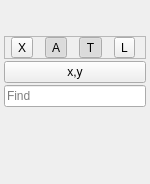
<?xml version="1.0" encoding="UTF-8"?>
<ui version="4.0">
 <class>WidgetImageOverlay</class>
 <widget class="QWidget" name="WidgetImageOverlay">
  <property name="geometry">
   <rect>
    <x>0</x>
    <y>0</y>
    <width>150</width>
    <height>184</height>
   </rect>
  </property>
  <property name="windowTitle">
   <string>Form</string>
  </property>
  <property name="autoFillBackground">
   <bool>true</bool>
  </property>
  <layout class="QVBoxLayout" name="layout">
   <property name="spacing">
    <number>2</number>
   </property>
   <property name="leftMargin">
    <number>4</number>
   </property>
   <property name="topMargin">
    <number>4</number>
   </property>
   <property name="rightMargin">
    <number>4</number>
   </property>
   <property name="bottomMargin">
    <number>4</number>
   </property>
   <item>
    <widget class="QLabel" name="labelInfo1">
     <property name="text">
      <string/>
     </property>
    </widget>
   </item>
   <item>
    <widget class="QLabel" name="labelInfo2">
     <property name="text">
      <string/>
     </property>
    </widget>
   </item>
   <item>
    <widget class="QFrame" name="frame">
     <property name="frameShape">
      <enum>QFrame::StyledPanel</enum>
     </property>
     <property name="frameShadow">
      <enum>QFrame::Raised</enum>
     </property>
     <layout class="QHBoxLayout" name="horizontalLayout">
      <property name="leftMargin">
       <number>0</number>
      </property>
      <property name="topMargin">
       <number>0</number>
      </property>
      <property name="rightMargin">
       <number>0</number>
      </property>
      <property name="bottomMargin">
       <number>0</number>
      </property>
      <item>
       <widget class="QToolButton" name="btA">
        <property name="toolTip">
         <string>Show active nets&lt;br&gt;Key: X</string>
        </property>
        <property name="toolTipDuration">
         <number>5000</number>
        </property>
        <property name="text">
         <string>X</string>
        </property>
        <property name="checkable">
         <bool>true</bool>
        </property>
        <property name="checked">
         <bool>false</bool>
        </property>
       </widget>
      </item>
      <item>
       <widget class="QToolButton" name="btB">
        <property name="toolTip">
         <string>Show annotations&lt;br&gt;Key: space</string>
        </property>
        <property name="toolTipDuration">
         <number>5000</number>
        </property>
        <property name="text">
         <string>A</string>
        </property>
        <property name="checkable">
         <bool>true</bool>
        </property>
        <property name="checked">
         <bool>true</bool>
        </property>
       </widget>
      </item>
      <item>
       <widget class="QToolButton" name="btC">
        <property name="toolTip">
         <string>Show transistors&lt;br&gt;Key: T / period</string>
        </property>
        <property name="toolTipDuration">
         <number>5000</number>
        </property>
        <property name="text">
         <string>T</string>
        </property>
        <property name="checkable">
         <bool>true</bool>
        </property>
        <property name="checked">
         <bool>true</bool>
        </property>
       </widget>
      </item>
      <item>
       <widget class="QToolButton" name="btD">
        <property name="toolTip">
         <string>Show latches&lt;br&gt;Key: L</string>
        </property>
        <property name="toolTipDuration">
         <number>5000</number>
        </property>
        <property name="text">
         <string>L</string>
        </property>
        <property name="checkable">
         <bool>true</bool>
        </property>
       </widget>
      </item>
     </layout>
    </widget>
   </item>
   <item>
    <widget class="QPushButton" name="btCoords">
     <property name="focusPolicy">
      <enum>Qt::NoFocus</enum>
     </property>
     <property name="text">
      <string>x,y</string>
     </property>
    </widget>
   </item>
   <item>
    <widget class="QLineEdit" name="editFind">
     <property name="placeholderText">
      <string>Find</string>
     </property>
    </widget>
   </item>
   <item>
    <spacer name="verticalSpacer">
     <property name="orientation">
      <enum>Qt::Vertical</enum>
     </property>
     <property name="sizeHint" stdset="0">
      <size>
       <width>20</width>
       <height>40</height>
      </size>
     </property>
    </spacer>
   </item>
  </layout>
 </widget>
 <tabstops>
  <tabstop>btA</tabstop>
  <tabstop>btB</tabstop>
  <tabstop>btC</tabstop>
  <tabstop>btD</tabstop>
  <tabstop>editFind</tabstop>
 </tabstops>
 <resources/>
 <connections/>
</ui>
